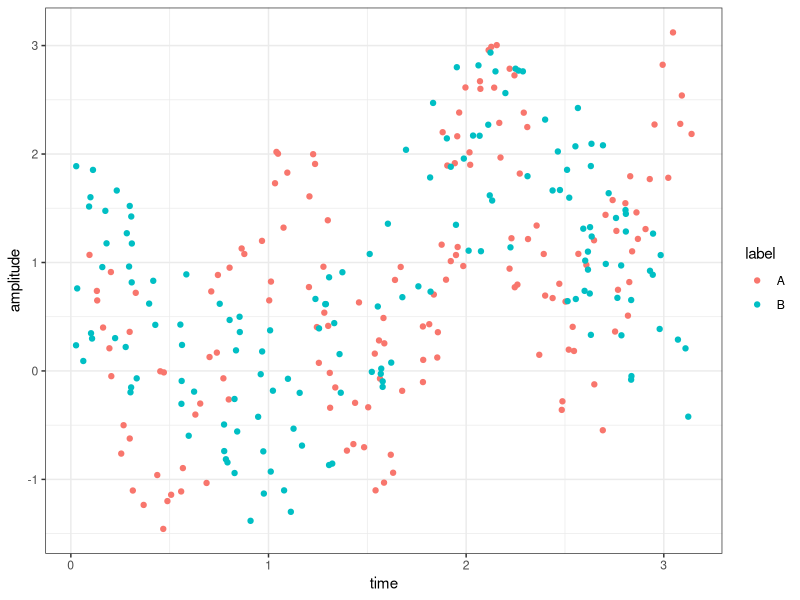

Generate this figure with R:
library(ggplot2)
genData <- function(numA=150, numB=150, freqA=6, freqB=3, shiftA=0.5, shiftB=0.5, jitA=5000, jitB=5000, csv=TRUE, pdf=TRUE){
  a <-runif(numA, 0, pi)
  b <-runif(numB, 0, pi)
  time <- c(a, b)
  setA <-jitter(cos(freqA*a)+shiftA*a, jitA)
  setB <-jitter(cos(freqB*b)+shiftB*b, jitB)
  amplitude <- c(setA, setB)
  data <- data.frame(time, amplitude)
  label <- c(rep("A", numA), rep("B", numB))
  target = c(rep(0, numA), rep(1, numB))
  data <- data.frame(data, label, target)
  colnames(data) <- c("time", "amplitude", "label", "target")
  
  if(csv){
    write.csv(data, "dataset.csv")
  }
  if(pdf){
    pdf("dataPlot.pdf")
    print(ggplot(data = data, 
           aes(x = time, y = amplitude, colour=label, fill=label)) + 
      geom_point() +
      xlab("time") +
      ylab("amplitude") +
      theme_bw())
    dev.off()
  }
  return(data)
}

genData()
